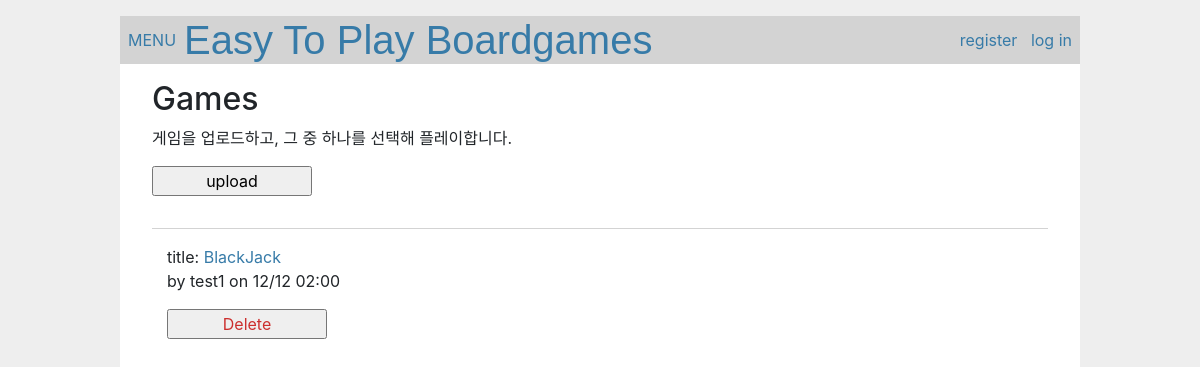
Screenshot of /game/ with the database file from the repository.
### src/game/models.py (models this page shows)
class Game(db.Model):
	__tablename__ = "games"
	id = db.Column(db.Integer, primary_key=True)
	user_id = db.Column(db.Integer, db.ForeignKey("users.id"))
	title = db.Column(db.String(20), nullable=False)
	description = db.Column(db.String(100), nullable=False)
	upload_path = db.Column(db.String(255),nullable=False)
	created_at = db.Column(db.DateTime, default=datetime.now, nullable=False)
	updated_at = db.Column(db.DateTime, default=datetime.now,
						   onupdate=datetime.now, nullable=False)
	user = db.relationship('User', backref=db.backref('games', lazy=True))

### src/crud/models.py (models this page shows, shortened)
class User(db.Model, UserMixin):
	__tablename__ = "users"
	id = db.Column(db.Integer, primary_key=True)
	username = db.Column(db.String(12), index=True, nullable=False)
	email = db.Column(db.String(100), unique=True, index=True, nullable=False)
	password_hash = db.Column(db.String)
	created_at = db.Column(db.DateTime, default=datetime.now, nullable=False)
	updated_at = db.Column(db.DateTime, default=datetime.now,
                        onupdate=datetime.now, nullable=False)
	@property
	def password(self):
		raise AttributeError("비밀번호 오류")

### src/game/views.py (the view)
@game.route('/')
def index():
	games = Game.query.join(User).order_by(desc(Game.created_at)).all()
	delete_form = DeleteForm()
	return render_template('game/index.html', games=games,
						   delete_form=delete_form)

### src/game/forms.py
class DeleteForm(FlaskForm):
	submit = SubmitField("Delete")

### src/game/templates/game/index.html (shortened to what this page needs)
{% extends "home/base.html" %}
{% block content %}
<div class="p-3">
<h2>Games</h2>
게임을 업로드하고, 그 중 하나를 선택해 플레이합니다.
<div>
	<form action="{{ url_for('game.upload_file') }}">
		<input type="submit" value="upload">
	</form>
</div><hr>
<div class="container">
	<div class="row row-cols-auto">
		{% for game in games %}
		<div class="col">title:
			<a href="{{ url_for('home.home_game', game_id=game.id) }}">
				{{ game.title }}
			</a>
			<div class="about">by {{ game.user.username }} on {{ game.created_at.strftime('%m/%d %H:%M') }}</div>
			<form action="{{ url_for('game.delete_game', game_id=game.id) }}" method="POST">
				<input class="danger" type="submit" value="Delete" onclick="return confirm('정말 삭제하겠습니까?');">
			</form>
		</div>
		{% endfor %}
	</div>
</div>
{% endblock %}

### src/static/css/style.css (style rules this page uses)
body { background-color: #f5f5f5; }
html { font-family: Arial, Helvetica, sans-serif; background: #eee; padding: 1rem; }
body { max-width: 960px; margin: 0 auto; background: white; }
a { color: #377ba8; }
hr { border: none; border-top: 1px solid lightgray; }
.content form { margin: 1em 0; display: flex; flex-direction: column; }
.content input, .content textarea { margin-bottom: 1em; }
input.danger { color: #cc2f2e; }
input[type=submit] { align-self: start; min-width: 10em; }

### rows the page displays
Game: title "BlackJack", user.username "test1", created_at "12/12 02:00"
